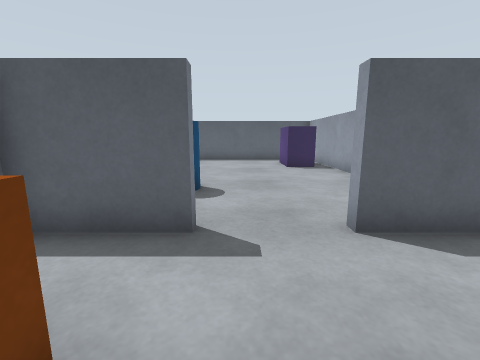
View 1 (above)

20 first-person views from a walk through a world built for the Gazebo simulator. The camera is 0.69 m above the floor, tilts 10° down and sees 90° across. The floor is counted in squares, 0.5 m on a side. Each view is taken from the middle of a square. On the plan, view 1 faces up. The plan holds only what a view shows up to about 12 squares ahead; the rest is blank. The place goes on beyond the plan.

View 2
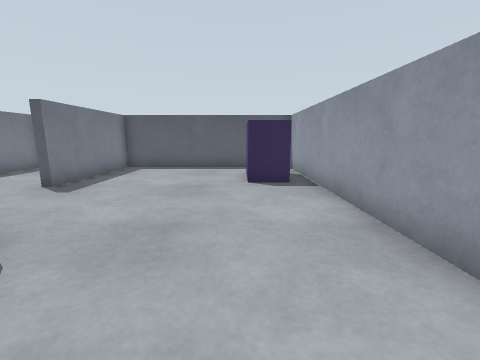

View 3
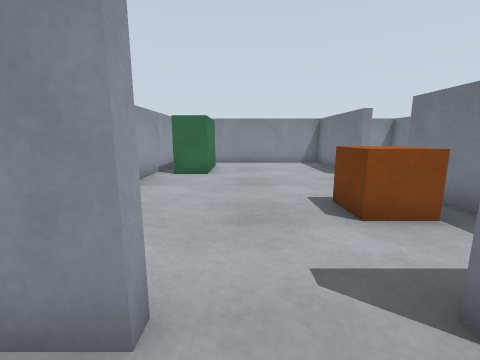

View 4
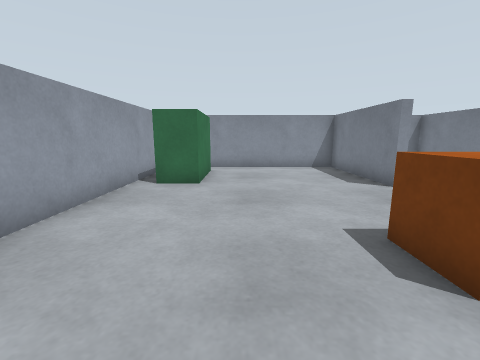

View 5
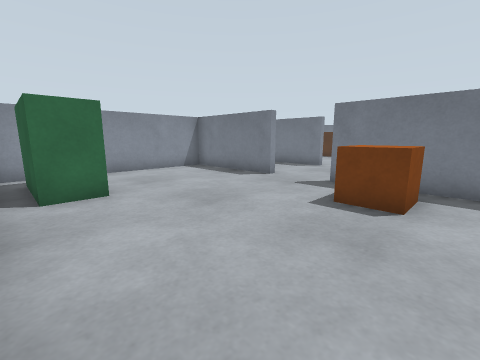

View 6
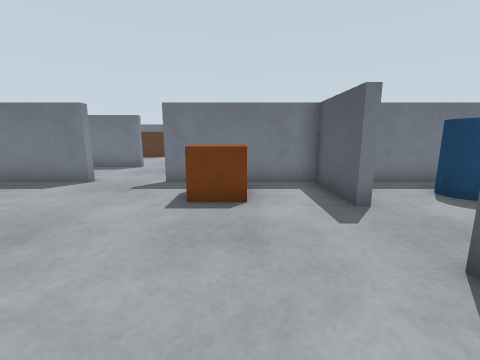

View 7
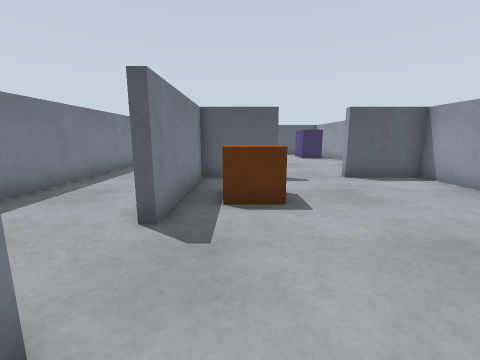

View 8
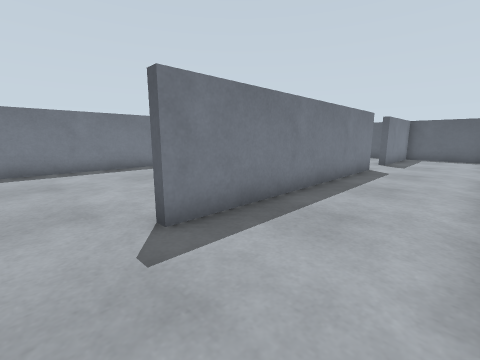

View 9
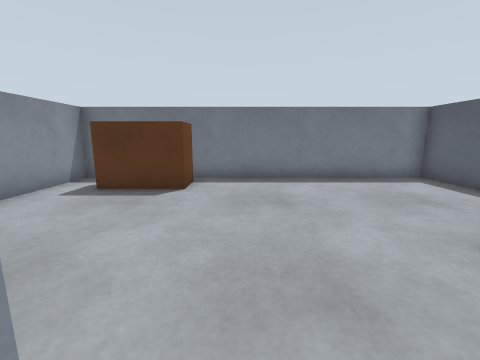

View 10
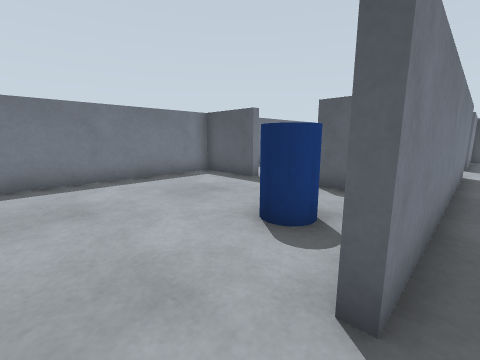

View 11
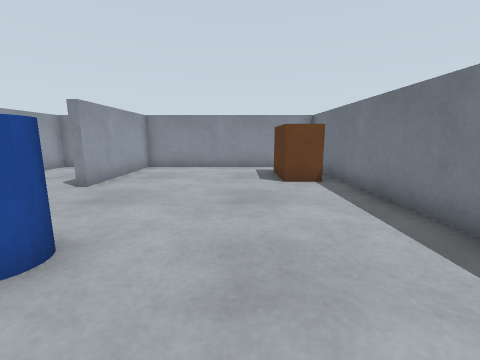

View 12
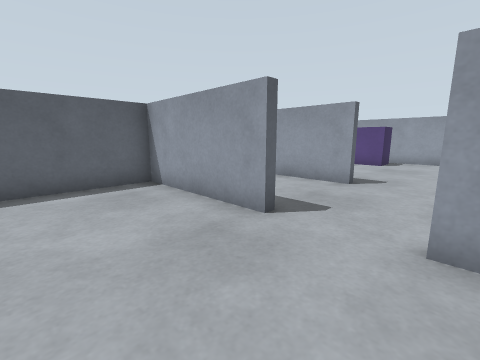

View 13
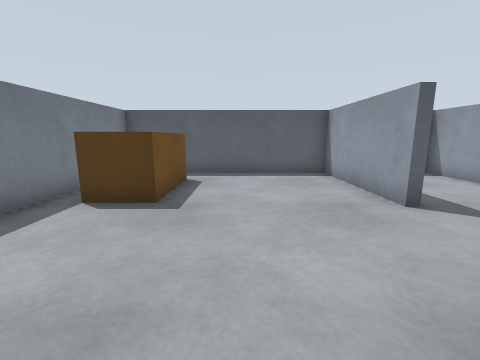

View 14
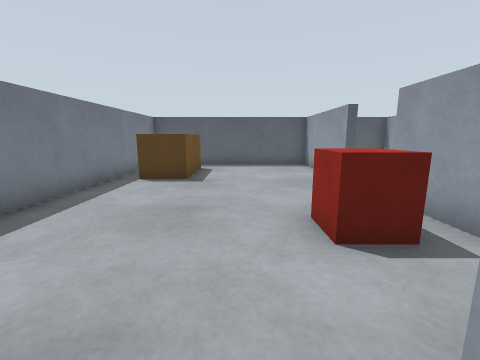

View 15
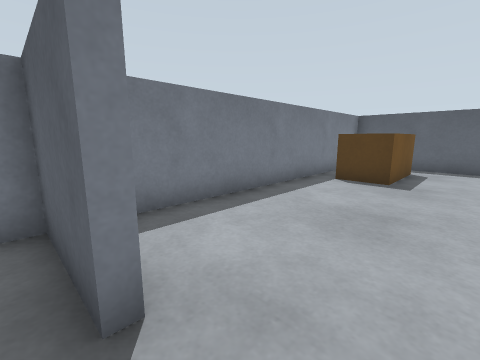

View 16
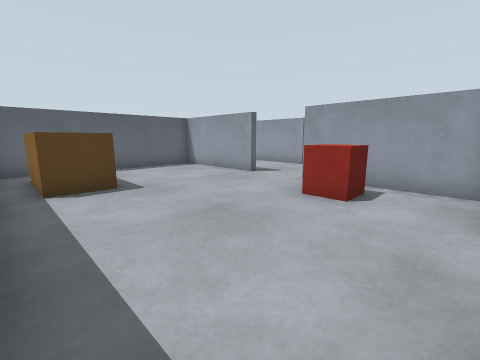

View 17
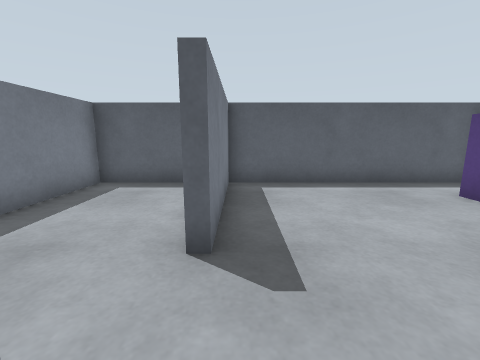

View 18
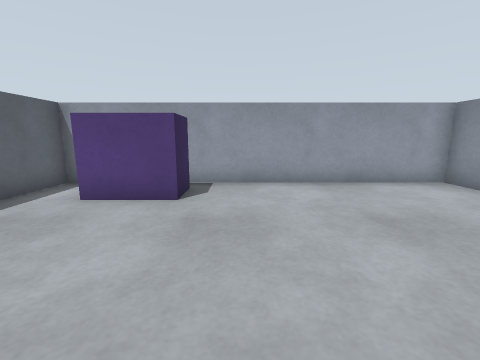

View 19
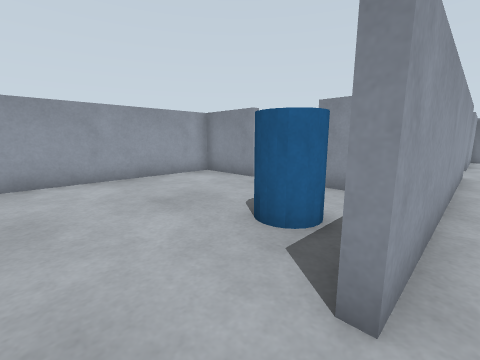

View 20
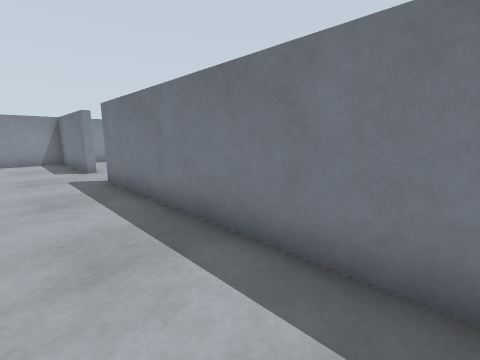

### Floor plan
Points are (right, up) in squares from view 1. A wall is a line through its corners. A room is listed if a view was taken in it or the views show most of it. See-through windows are left out.
Room 1 (views 1, 4, 5, 6, 7)
walls: (-3.4, -3.7) (-3.4, -8.3) (4.1, -8.3); (4.3, -7.1) (4.3, 3.4) (1.7, 3.4); (-0.7, 3.4) (-3.4, 3.4) (-3.4, -1.3)
ways out: opening at (0.5, 3) to room 2; opening at (-4, -2.5) to room 3
objects: brown box (-2, 0) to (-1, 1); green box (3, -7) to (3, -4)
Room 2 (views 2, 3, 17, 18)
walls: (-3.4, 8.3) (-3.4, 5.1); (-0.7, 3.8) (-0.7, 3.4); (-1.6, 3.6) (-1, 3.6); (1.7, 3.4) (1.7, 3.6) (4.3, 3.6) (4.3, 15.3) (-3.4, 15.3) (-3.4, 10.7)
ways out: opening at (0.5, 3) to room 1; opening at (-4, 9.5) to room 3
objects: pillar (-2, 6) to (-1, 7); cabinet (3, 12) to (3, 13)
Room 3 (views 8, 9, 10, 19, 20)
walls: (-7.3, 8.4) (-7.3, -1.3); (-3.4, -1.3) (-3.6, -1.3) (-3.6, 8.3) (-3.4, 8.3); (-3.4, 10.7) (-3.6, 10.7) (-3.6, 15.3) (-7.3, 15.3) (-7.3, 10.7); (-7.6, -3.7) (-7.3, -3.7) (-7.3, -8.3) (-3.6, -8.3) (-3.6, -3.7) (-3.4, -3.7)
ways out: opening at (-4, -2.5) to room 1; opening at (-4, 9.5) to room 2; opening at (-8, -2.5) to room 4; opening at (-8, 9.5) to room 5
Room 4 (views 11, 14, 15)
walls: (-7.3, -1.3) (-7.8, -1.3); (-12.7, 3.4) (-15.3, 3.4) (-15.3, -8.3) (-7.6, -8.3) (-7.6, -3.7); (-9.4, 3.4) (-10.4, 3.4)
ways out: opening at (-8, -2.5) to room 3; opening at (-11.5, 3) to room 5
objects: cabinet (-14, -7) to (-14, -5); pillar (-10, 0) to (-9, 1)
Room 5 (views 12, 13, 16)
walls: (-7.3, 10.7) (-7.6, 10.7) (-7.6, 15.3) (-15.3, 15.3) (-15.3, 4.6); (-12.7, 3.8) (-12.7, 3.4); (-7.6, 3.9) (-7.6, 8.4)
ways out: opening at (-8, 9.5) to room 3; opening at (-11.5, 3) to room 4
objects: bench (-14, 11) to (-13, 14); red box (-9, 6) to (-9, 7)

Where each view was taken, in squares from view 1:
view 1: 0 up, 0 right, facing up
view 2: 4 up, 2 right, facing up
view 3: 5 up, 1 right, facing down
view 4: 3 up, 1 right, facing down
view 5: 2 up, 4 right, facing down-left
view 6: 1 up, 4 right, facing left
view 7: 5 down, 2 left, facing up
view 8: 3 down, 4 left, facing up-left
view 9: 3 down, 7 left, facing left
view 10: 3 down, 7 left, facing up-left
view 11: 3 up, 12 left, facing down
view 12: 8 up, 11 left, facing up-right
view 13: 6 up, 11 left, facing up
view 14: 3 up, 11 left, facing up
view 15: 3 up, 11 left, facing up-left
view 16: 4 up, 15 left, facing up-right
view 17: 8 up, 3 left, facing up
view 18: 10 up, 3 left, facing right
view 19: 10 up, 4 left, facing down-right
view 20: 7 up, 5 left, facing down-left
